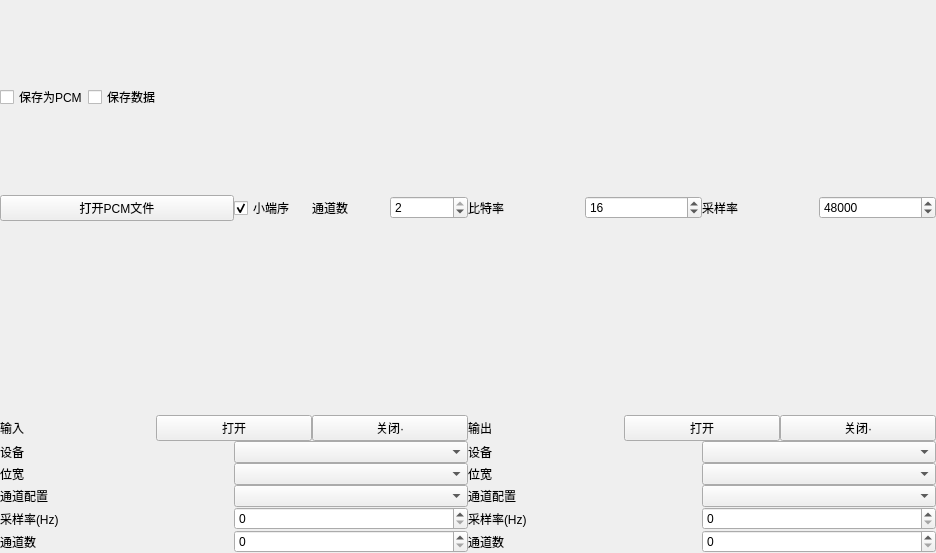
<?xml version="1.0" encoding="UTF-8"?>
<ui version="4.0">
 <class>widegtFFT</class>
 <widget class="QWidget" name="widegtFFT">
  <property name="geometry">
   <rect>
    <x>0</x>
    <y>0</y>
    <width>936</width>
    <height>553</height>
   </rect>
  </property>
  <property name="windowTitle">
   <string>Form</string>
  </property>
  <layout class="QVBoxLayout" name="verticalLayout_3">
   <property name="spacing">
    <number>0</number>
   </property>
   <property name="leftMargin">
    <number>0</number>
   </property>
   <property name="topMargin">
    <number>0</number>
   </property>
   <property name="rightMargin">
    <number>0</number>
   </property>
   <property name="bottomMargin">
    <number>0</number>
   </property>
   <item>
    <layout class="QHBoxLayout" name="horizontalLayout_13">
     <item>
      <widget class="QCheckBox" name="checkBoxsavepcm">
       <property name="text">
        <string>保存为PCM</string>
       </property>
      </widget>
     </item>
     <item>
      <widget class="QCheckBox" name="checkBox">
       <property name="text">
        <string>保存数据</string>
       </property>
      </widget>
     </item>
     <item>
      <widget class="QLabel" name="label">
       <property name="text">
        <string/>
       </property>
      </widget>
     </item>
     <item>
      <spacer name="horizontalSpacer">
       <property name="orientation">
        <enum>Qt::Orientation::Horizontal</enum>
       </property>
       <property name="sizeHint" stdset="0">
        <size>
         <width>40</width>
         <height>20</height>
        </size>
       </property>
      </spacer>
     </item>
    </layout>
   </item>
   <item>
    <layout class="QHBoxLayout" name="horizontalLayout_18">
     <item>
      <widget class="QPushButton" name="pushButton">
       <property name="text">
        <string>打开PCM文件</string>
       </property>
      </widget>
     </item>
     <item>
      <layout class="QHBoxLayout" name="horizontalLayout_15">
       <item>
        <widget class="QCheckBox" name="checkBoxIsLittle">
         <property name="text">
          <string>小端序</string>
         </property>
         <property name="checked">
          <bool>true</bool>
         </property>
        </widget>
       </item>
       <item>
        <widget class="QLabel" name="label_8">
         <property name="text">
          <string>通道数</string>
         </property>
        </widget>
       </item>
       <item>
        <widget class="QSpinBox" name="spinBox">
         <property name="minimum">
          <number>1</number>
         </property>
         <property name="maximum">
          <number>2</number>
         </property>
         <property name="value">
          <number>2</number>
         </property>
        </widget>
       </item>
      </layout>
     </item>
     <item>
      <layout class="QHBoxLayout" name="horizontalLayout_16">
       <item>
        <widget class="QLabel" name="label_11">
         <property name="text">
          <string>比特率</string>
         </property>
        </widget>
       </item>
       <item>
        <widget class="QSpinBox" name="spinBox2">
         <property name="minimum">
          <number>8</number>
         </property>
         <property name="maximum">
          <number>32</number>
         </property>
         <property name="singleStep">
          <number>8</number>
         </property>
         <property name="value">
          <number>16</number>
         </property>
        </widget>
       </item>
      </layout>
     </item>
     <item>
      <layout class="QHBoxLayout" name="horizontalLayout_17">
       <item>
        <widget class="QLabel" name="label_12">
         <property name="text">
          <string>采样率</string>
         </property>
        </widget>
       </item>
       <item>
        <widget class="QSpinBox" name="spinBox3">
         <property name="minimum">
          <number>1</number>
         </property>
         <property name="maximum">
          <number>2111111111</number>
         </property>
         <property name="value">
          <number>48000</number>
         </property>
        </widget>
       </item>
      </layout>
     </item>
    </layout>
   </item>
   <item>
    <widget class="QWidget" name="widget" native="true"/>
   </item>
   <item>
    <layout class="QHBoxLayout" name="horizontalLayout_14">
     <item>
      <layout class="QVBoxLayout" name="verticalLayout_2">
       <item>
        <layout class="QHBoxLayout" name="horizontalLayout">
         <item>
          <widget class="QLabel" name="label_13">
           <property name="text">
            <string>输入</string>
           </property>
          </widget>
         </item>
         <item>
          <widget class="QPushButton" name="pushButtonopen">
           <property name="text">
            <string>打开</string>
           </property>
          </widget>
         </item>
         <item>
          <widget class="QPushButton" name="pushButtonclose">
           <property name="text">
            <string>关闭·</string>
           </property>
          </widget>
         </item>
        </layout>
       </item>
       <item>
        <layout class="QHBoxLayout" name="horizontalLayout_2">
         <item>
          <widget class="QLabel" name="label_9">
           <property name="text">
            <string>设备</string>
           </property>
          </widget>
         </item>
         <item>
          <widget class="QComboBox" name="comboBox01"/>
         </item>
        </layout>
       </item>
       <item>
        <layout class="QHBoxLayout" name="horizontalLayout_3">
         <item>
          <widget class="QLabel" name="label_2">
           <property name="text">
            <string>位宽</string>
           </property>
          </widget>
         </item>
         <item>
          <widget class="QComboBox" name="comboBox02"/>
         </item>
        </layout>
       </item>
       <item>
        <layout class="QHBoxLayout" name="horizontalLayout_4">
         <item>
          <widget class="QLabel" name="label_16">
           <property name="text">
            <string>通道配置</string>
           </property>
          </widget>
         </item>
         <item>
          <widget class="QComboBox" name="comboBox03"/>
         </item>
        </layout>
       </item>
       <item>
        <layout class="QHBoxLayout" name="horizontalLayout_5">
         <item>
          <widget class="QLabel" name="label_3">
           <property name="text">
            <string>采样率(Hz)</string>
           </property>
          </widget>
         </item>
         <item>
          <widget class="QSpinBox" name="spinBox01">
           <property name="maximum">
            <number>999999999</number>
           </property>
          </widget>
         </item>
        </layout>
       </item>
       <item>
        <layout class="QHBoxLayout" name="horizontalLayout_6">
         <item>
          <widget class="QLabel" name="label_4">
           <property name="text">
            <string>通道数</string>
           </property>
          </widget>
         </item>
         <item>
          <widget class="QSpinBox" name="spinBox02"/>
         </item>
        </layout>
       </item>
      </layout>
     </item>
     <item>
      <layout class="QVBoxLayout" name="verticalLayout">
       <item>
        <layout class="QHBoxLayout" name="horizontalLayout_7">
         <item>
          <widget class="QLabel" name="label_14">
           <property name="text">
            <string>输出</string>
           </property>
          </widget>
         </item>
         <item>
          <widget class="QPushButton" name="pushButtonopen_2">
           <property name="text">
            <string>打开</string>
           </property>
          </widget>
         </item>
         <item>
          <widget class="QPushButton" name="pushButtonclose_2">
           <property name="text">
            <string>关闭·</string>
           </property>
          </widget>
         </item>
        </layout>
       </item>
       <item>
        <layout class="QHBoxLayout" name="horizontalLayout_8">
         <item>
          <widget class="QLabel" name="label_10">
           <property name="text">
            <string>设备</string>
           </property>
          </widget>
         </item>
         <item>
          <widget class="QComboBox" name="comboBox11"/>
         </item>
        </layout>
       </item>
       <item>
        <layout class="QHBoxLayout" name="horizontalLayout_9">
         <item>
          <widget class="QLabel" name="label_7">
           <property name="text">
            <string>位宽</string>
           </property>
          </widget>
         </item>
         <item>
          <widget class="QComboBox" name="comboBox12"/>
         </item>
        </layout>
       </item>
       <item>
        <layout class="QHBoxLayout" name="horizontalLayout_10">
         <item>
          <widget class="QLabel" name="label_17">
           <property name="text">
            <string>通道配置</string>
           </property>
          </widget>
         </item>
         <item>
          <widget class="QComboBox" name="comboBox13"/>
         </item>
        </layout>
       </item>
       <item>
        <layout class="QHBoxLayout" name="horizontalLayout_11">
         <item>
          <widget class="QLabel" name="label_5">
           <property name="text">
            <string>采样率(Hz)</string>
           </property>
          </widget>
         </item>
         <item>
          <widget class="QSpinBox" name="spinBox11">
           <property name="maximum">
            <number>999999999</number>
           </property>
          </widget>
         </item>
        </layout>
       </item>
       <item>
        <layout class="QHBoxLayout" name="horizontalLayout_12">
         <item>
          <widget class="QLabel" name="label_6">
           <property name="text">
            <string>通道数</string>
           </property>
          </widget>
         </item>
         <item>
          <widget class="QSpinBox" name="spinBox12"/>
         </item>
        </layout>
       </item>
      </layout>
     </item>
    </layout>
   </item>
  </layout>
 </widget>
 <resources/>
 <connections/>
</ui>
